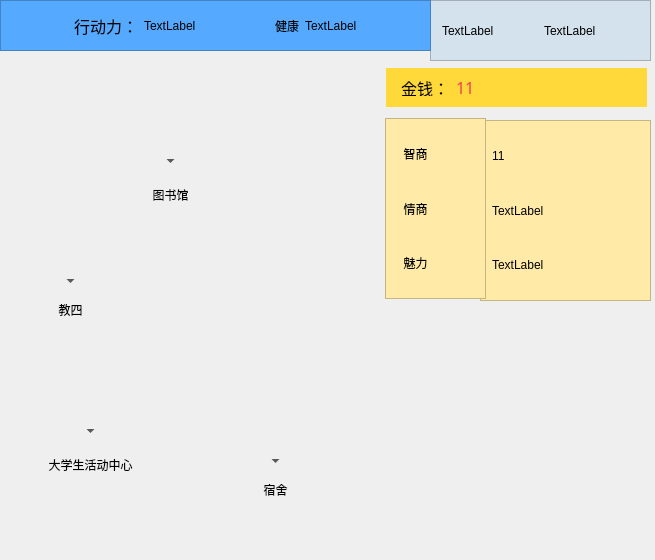
<?xml version="1.0" encoding="UTF-8"?>
<ui version="4.0">
 <class>Choose</class>
 <widget class="QWidget" name="Choose">
  <property name="geometry">
   <rect>
    <x>0</x>
    <y>0</y>
    <width>655</width>
    <height>560</height>
   </rect>
  </property>
  <property name="windowTitle">
   <string>Choose</string>
  </property>
  <widget class="QToolButton" name="jiaosi">
   <property name="geometry">
    <rect>
     <x>20</x>
     <y>270</y>
     <width>101</width>
     <height>61</height>
    </rect>
   </property>
   <property name="text">
    <string>教四</string>
   </property>
   <property name="toolButtonStyle">
    <enum>Qt::ToolButtonTextUnderIcon</enum>
   </property>
   <property name="autoRaise">
    <bool>true</bool>
   </property>
   <property name="arrowType">
    <enum>Qt::DownArrow</enum>
   </property>
  </widget>
  <widget class="QToolButton" name="tushuguan">
   <property name="geometry">
    <rect>
     <x>130</x>
     <y>150</y>
     <width>81</width>
     <height>71</height>
    </rect>
   </property>
   <property name="text">
    <string>图书馆</string>
   </property>
   <property name="toolButtonStyle">
    <enum>Qt::ToolButtonTextUnderIcon</enum>
   </property>
   <property name="autoRaise">
    <bool>true</bool>
   </property>
   <property name="arrowType">
    <enum>Qt::DownArrow</enum>
   </property>
  </widget>
  <widget class="QToolButton" name="shuse">
   <property name="geometry">
    <rect>
     <x>230</x>
     <y>450</y>
     <width>91</width>
     <height>61</height>
    </rect>
   </property>
   <property name="text">
    <string>宿舍</string>
   </property>
   <property name="popupMode">
    <enum>QToolButton::DelayedPopup</enum>
   </property>
   <property name="toolButtonStyle">
    <enum>Qt::ToolButtonTextUnderIcon</enum>
   </property>
   <property name="autoRaise">
    <bool>true</bool>
   </property>
   <property name="arrowType">
    <enum>Qt::DownArrow</enum>
   </property>
  </widget>
  <widget class="QToolButton" name="huodon">
   <property name="geometry">
    <rect>
     <x>30</x>
     <y>420</y>
     <width>121</width>
     <height>71</height>
    </rect>
   </property>
   <property name="text">
    <string>大学生活动中心</string>
   </property>
   <property name="toolButtonStyle">
    <enum>Qt::ToolButtonTextUnderIcon</enum>
   </property>
   <property name="autoRaise">
    <bool>true</bool>
   </property>
   <property name="arrowType">
    <enum>Qt::DownArrow</enum>
   </property>
  </widget>
  <widget class="QFrame" name="frame_2">
   <property name="geometry">
    <rect>
     <x>430</x>
     <y>0</y>
     <width>221</width>
     <height>61</height>
    </rect>
   </property>
   <property name="styleSheet">
    <string notr="true">font: 18pt &quot;方正清刻本悦宋简体&quot;;
background-color:rgb(211, 226, 237);</string>
   </property>
   <property name="frameShape">
    <enum>QFrame::StyledPanel</enum>
   </property>
   <property name="frameShadow">
    <enum>QFrame::Raised</enum>
   </property>
   <layout class="QHBoxLayout" name="horizontalLayout_2">
    <item>
     <widget class="QLabel" name="week">
      <property name="text">
       <string>TextLabel</string>
      </property>
     </widget>
    </item>
    <item>
     <widget class="QLabel" name="day">
      <property name="text">
       <string>TextLabel</string>
      </property>
     </widget>
    </item>
   </layout>
  </widget>
  <widget class="QFrame" name="frame">
   <property name="geometry">
    <rect>
     <x>0</x>
     <y>0</y>
     <width>431</width>
     <height>51</height>
    </rect>
   </property>
   <property name="styleSheet">
    <string notr="true">font: 12pt &quot;楷体&quot;;
background-color:rgb(85, 170, 255);</string>
   </property>
   <property name="frameShape">
    <enum>QFrame::StyledPanel</enum>
   </property>
   <property name="frameShadow">
    <enum>QFrame::Raised</enum>
   </property>
   <layout class="QHBoxLayout" name="horizontalLayout">
    <property name="leftMargin">
     <number>0</number>
    </property>
    <property name="topMargin">
     <number>0</number>
    </property>
    <property name="rightMargin">
     <number>0</number>
    </property>
    <property name="bottomMargin">
     <number>0</number>
    </property>
    <item>
     <spacer name="horizontalSpacer_3">
      <property name="orientation">
       <enum>Qt::Horizontal</enum>
      </property>
      <property name="sizeHint" stdset="0">
       <size>
        <width>40</width>
        <height>20</height>
       </size>
      </property>
     </spacer>
    </item>
    <item>
     <widget class="QLabel" name="label">
      <property name="font">
       <font>
        <family>楷体</family>
        <pointsize>12</pointsize>
        <weight>50</weight>
        <italic>false</italic>
        <bold>false</bold>
       </font>
      </property>
      <property name="text">
       <string>行动力：</string>
      </property>
     </widget>
    </item>
    <item>
     <widget class="QLabel" name="move">
      <property name="text">
       <string>TextLabel</string>
      </property>
     </widget>
    </item>
    <item>
     <spacer name="horizontalSpacer">
      <property name="orientation">
       <enum>Qt::Horizontal</enum>
      </property>
      <property name="sizeHint" stdset="0">
       <size>
        <width>40</width>
        <height>20</height>
       </size>
      </property>
     </spacer>
    </item>
    <item>
     <widget class="QLabel" name="label_2">
      <property name="text">
       <string>健康</string>
      </property>
     </widget>
    </item>
    <item>
     <widget class="QLabel" name="hp">
      <property name="text">
       <string>TextLabel</string>
      </property>
     </widget>
    </item>
    <item>
     <spacer name="horizontalSpacer_2">
      <property name="orientation">
       <enum>Qt::Horizontal</enum>
      </property>
      <property name="sizeHint" stdset="0">
       <size>
        <width>40</width>
        <height>20</height>
       </size>
      </property>
     </spacer>
    </item>
   </layout>
  </widget>
  <widget class="QFrame" name="frame_3">
   <property name="geometry">
    <rect>
     <x>386</x>
     <y>68</y>
     <width>261</width>
     <height>39</height>
    </rect>
   </property>
   <property name="styleSheet">
    <string notr="true">border: none;
padding: 0;
background-color:rgb(255, 216, 57);
font: 12pt &quot;ItalicT&quot;;
</string>
   </property>
   <property name="frameShape">
    <enum>QFrame::StyledPanel</enum>
   </property>
   <property name="frameShadow">
    <enum>QFrame::Raised</enum>
   </property>
   <layout class="QHBoxLayout" name="horizontalLayout_3">
    <item>
     <widget class="QLabel" name="label_3">
      <property name="font">
       <font>
        <family>ItalicT</family>
        <pointsize>12</pointsize>
        <weight>50</weight>
        <italic>false</italic>
        <bold>false</bold>
       </font>
      </property>
      <property name="styleSheet">
       <string notr="true"/>
      </property>
      <property name="text">
       <string> 金钱：</string>
      </property>
     </widget>
    </item>
    <item>
     <widget class="QLabel" name="money">
      <property name="font">
       <font>
        <family>方正胖头鱼简体</family>
        <pointsize>12</pointsize>
        <weight>50</weight>
        <italic>false</italic>
        <bold>false</bold>
       </font>
      </property>
      <property name="styleSheet">
       <string notr="true">font: 12pt &quot;方正胖头鱼简体&quot;;
color: rgb(245, 59, 87);</string>
      </property>
      <property name="text">
       <string>11</string>
      </property>
     </widget>
    </item>
    <item>
     <spacer name="horizontalSpacer_4">
      <property name="orientation">
       <enum>Qt::Horizontal</enum>
      </property>
      <property name="sizeHint" stdset="0">
       <size>
        <width>40</width>
        <height>20</height>
       </size>
      </property>
     </spacer>
    </item>
   </layout>
  </widget>
  <widget class="QFrame" name="frame_5">
   <property name="geometry">
    <rect>
     <x>480</x>
     <y>120</y>
     <width>171</width>
     <height>181</height>
    </rect>
   </property>
   <property name="styleSheet">
    <string notr="true">background-color:rgb(255, 234, 167);
font: 75 16pt &quot;微软雅黑&quot;;</string>
   </property>
   <property name="frameShape">
    <enum>QFrame::StyledPanel</enum>
   </property>
   <property name="frameShadow">
    <enum>QFrame::Raised</enum>
   </property>
   <layout class="QVBoxLayout" name="verticalLayout_2">
    <item>
     <widget class="QLabel" name="zi">
      <property name="text">
       <string>11</string>
      </property>
     </widget>
    </item>
    <item>
     <widget class="QLabel" name="qin">
      <property name="text">
       <string>TextLabel</string>
      </property>
     </widget>
    </item>
    <item>
     <widget class="QLabel" name="mei">
      <property name="styleSheet">
       <string notr="true">background-color:rgb(255, 234, 167);</string>
      </property>
      <property name="text">
       <string>TextLabel</string>
      </property>
     </widget>
    </item>
   </layout>
  </widget>
  <widget class="QFrame" name="frame_4">
   <property name="geometry">
    <rect>
     <x>385</x>
     <y>118</y>
     <width>101</width>
     <height>181</height>
    </rect>
   </property>
   <property name="styleSheet">
    <string notr="true">font: 75 18pt &quot;方正胖头鱼简体&quot;;
background-color:rgb(255, 234, 167);</string>
   </property>
   <property name="frameShape">
    <enum>QFrame::StyledPanel</enum>
   </property>
   <property name="frameShadow">
    <enum>QFrame::Raised</enum>
   </property>
   <layout class="QVBoxLayout" name="verticalLayout">
    <item>
     <widget class="QLabel" name="label_6">
      <property name="text">
       <string>  智商</string>
      </property>
     </widget>
    </item>
    <item>
     <widget class="QLabel" name="label_5">
      <property name="text">
       <string>  情商</string>
      </property>
     </widget>
    </item>
    <item>
     <widget class="QLabel" name="label_4">
      <property name="text">
       <string>  魅力</string>
      </property>
     </widget>
    </item>
   </layout>
  </widget>
 </widget>
 <layoutdefault spacing="6" margin="11"/>
 <resources/>
 <connections/>
</ui>
